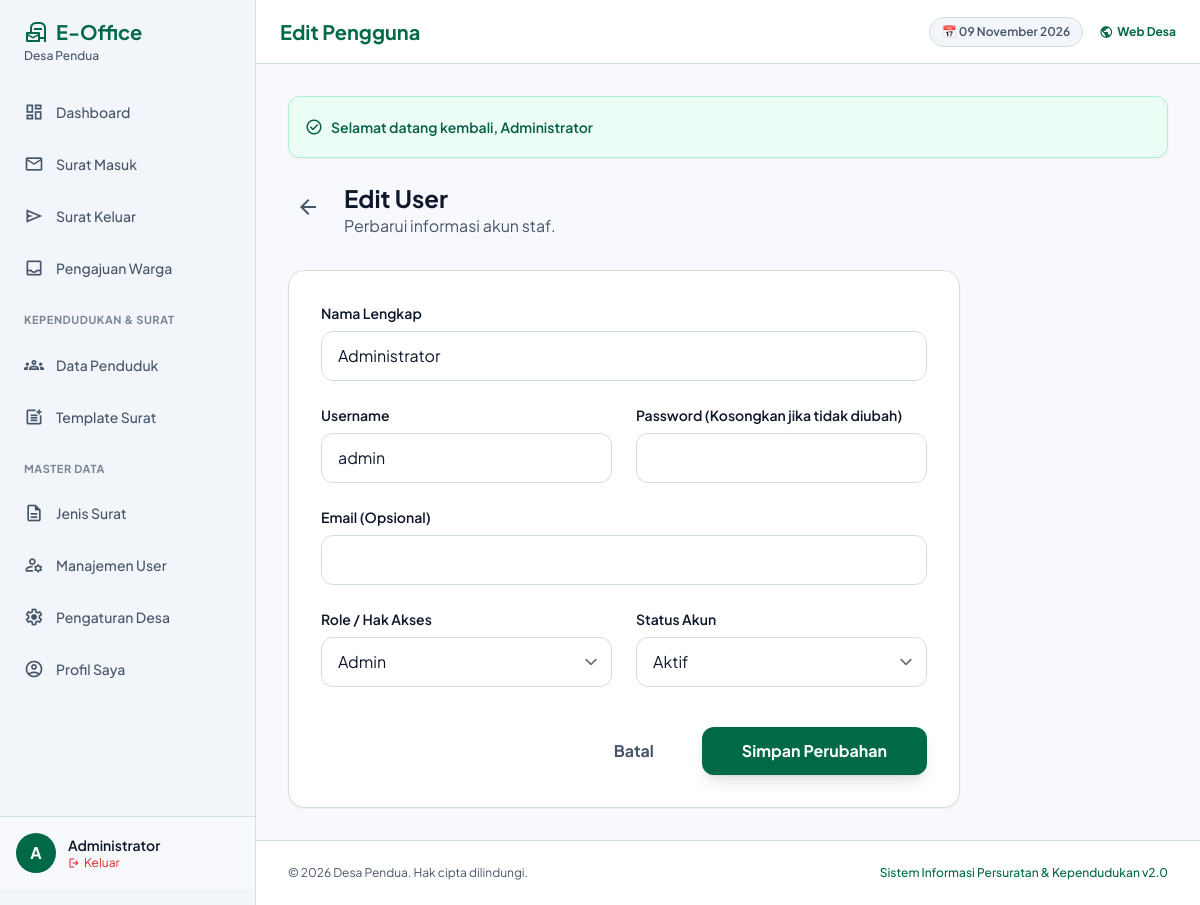
/admin/users/edit.php?id=1 (signed in), run on the app's committed database.
### tables this page shows
CREATE TABLE profil_desa (
    id INT PRIMARY KEY DEFAULT 1,
    nama VARCHAR(100) NOT NULL,
    alamat TEXT,
    telepon VARCHAR(20),
    email VARCHAR(100),
    logo VARCHAR(255),
    nama_kades VARCHAR(100),
    nip_kades VARCHAR(50)
);

CREATE TABLE pengguna (
    id INT AUTO_INCREMENT PRIMARY KEY,
    username VARCHAR(50) NOT NULL UNIQUE,
    password VARCHAR(255) NOT NULL,
    nama_lengkap VARCHAR(100) NOT NULL,
    email VARCHAR(100),
    peran_id INT,
    status ENUM('aktif', 'tidak_aktif') DEFAULT 'aktif',
    dibuat_pada TIMESTAMP DEFAULT CURRENT_TIMESTAMP,
    FOREIGN KEY (peran_id) REFERENCES peran(id)
);

CREATE TABLE peran (
    id INT AUTO_INCREMENT PRIMARY KEY,
    nama VARCHAR(50) NOT NULL
);

### includes/functions.php (called while the page is built, shortened)
<?php
require_once __DIR__ . '/../config/database.php';
function base_url($path = '') {
    $protocol = isset($_SERVER['HTTPS']) && $_SERVER['HTTPS'] === 'on' ? "https" : "http";
    $host = $_SERVER['HTTP_HOST'];
    $base = $protocol . "://" . $host . "/";
    return $base . ltrim($path, '/');
}
function get_flash() {
    if (isset($_SESSION['flash'])) {
        $flash = $_SESSION['flash'];
        return $flash;
    }
    return null;
}
function is_logged_in() {
    return isset($_SESSION['user_id']);
}
function get_village_profile() {
    global $pdo;
    $stmt = $pdo->query("SELECT * FROM profil_desa LIMIT 1");
    return $stmt->fetch();
}
function format_date($date) {
    $months = [
        1 => 'Januari', 'Februari', 'Maret', 'April', 'Mei', 'Juni',
        'Juli', 'Agustus', 'September', 'Oktober', 'November', 'Desember'
    ];
    $timestamp = strtotime($date);
    $d = date('d', $timestamp);
    $m = $months[(int)date('m', $timestamp)];
    $y = date('Y', $timestamp);
    return "$d $m $y";
}
?>

### admin/users/edit.php (the view, shortened to what this page needs)
<?php
$page_title = "Edit Pengguna";
require_once __DIR__ . '/../../includes/auth.php';
$id = isset($_GET['id']) ? (int)$_GET['id'] : 0;
$stmt = $pdo->prepare("SELECT * FROM pengguna WHERE id = ?");
$stmt->execute([$id]);
$user = $stmt->fetch();
$roles = $pdo->query("SELECT * FROM peran")->fetchAll();
require_once __DIR__ . '/../../includes/header.php';
require_once __DIR__ . '/../../includes/sidebar.php';
?>
<div class="mb-8 flex items-center gap-4">
    <a href="<?= base_url('admin/users/index.php') ?>" class="p-2 rounded-full hover:bg-surface-container-low transition-all">
        <span class="material-symbols-outlined text-on-surface-variant">arrow_back</span>
    </a>
    <div>
        <h2 class="text-2xl font-bold text-on-surface">Edit User</h2>
        <p class="text-on-surface-variant">Perbarui informasi akun staf.</p>
    </div>
</div>
<div class="max-w-2xl">
    <form action="" method="POST" class="bg-white rounded-2xl shadow-sm border border-outline-variant p-8 space-y-6">
        <div>
            <label for="full_name" class="block text-sm font-semibold mb-2">Nama Lengkap</label>
            <input type="text" name="full_name" id="full_name" required value="<?= $user['nama_lengkap'] ?>"
                class="w-full px-4 py-3 border border-outline-variant rounded-xl focus:ring-2 focus:ring-primary outline-none transition-all">
        </div>
        <div class="grid grid-cols-1 md:grid-cols-2 gap-6">
            <div>
                <label for="username" class="block text-sm font-semibold mb-2">Username</label>
                <input type="text" name="username" id="username" required value="<?= $user['username'] ?>"
                    class="w-full px-4 py-3 border border-outline-variant rounded-xl focus:ring-2 focus:ring-primary outline-none transition-all">
            </div>
            <div>
                <label for="password" class="block text-sm font-semibold mb-2">Password (Kosongkan jika tidak diubah)</label>
                <input type="password" name="password" id="password"
                    class="w-full px-4 py-3 border border-outline-variant rounded-xl focus:ring-2 focus:ring-primary outline-none transition-all">
            </div>
        </div>
        <div>
            <label for="email" class="block text-sm font-semibold mb-2">Email (Opsional)</label>
            <input type="email" name="email" id="email" value="<?= $user['email'] ?>"
                class="w-full px-4 py-3 border border-outline-variant rounded-xl focus:ring-2 focus:ring-primary outline-none transition-all">
        </div>
        <div class="grid grid-cols-1 md:grid-cols-2 gap-6">
            <div>
                <label for="role_id" class="block text-sm font-semibold mb-2">Role / Hak Akses</label>
                <select name="role_id" id="role_id" required class="w-full px-4 py-3 border border-outline-variant rounded-xl focus:ring-2 focus:ring-primary outline-none transition-all">
                    <?php foreach ($roles as $role): ?>
                        <option value="<?= $role['id'] ?>" <?= $user['peran_id'] == $role['id'] ? 'selected' : '' ?>><?= $role['nama'] ?></option>
                    <?php endforeach; ?>
                </select>
            </div>
            <div>
                <label for="status" class="block text-sm font-semibold mb-2">Status Akun</label>
                <select name="status" id="status" required class="w-full px-4 py-3 border border-outline-variant rounded-xl focus:ring-2 focus:ring-primary outline-none transition-all">
                    <option value="aktif" <?= $user['status'] === 'aktif' ? 'selected' : '' ?>>Aktif</option>
                </select>
            </div>
        </div>
        <div class="pt-4 flex justify-end gap-4">
            <a href="<?= base_url('admin/users/index.php') ?>" class="px-8 py-3 rounded-xl font-bold text-on-surface-variant hover:bg-surface-container-low transition-all">Batal</a>
            <button type="submit" class="bg-primary text-white px-10 py-3 rounded-xl font-bold hover:bg-primary-container transition-all shadow-lg active:scale-95">
                Simpan Perubahan
            </button>
        </div>
    </form>
</div>
<?php require_once __DIR__ . '/../../includes/footer.php'; ?>

### includes/sidebar.php (shortened to what this page needs)
<?php if (is_logged_in()): ?>
<aside id="admin-sidebar" class="h-screen w-64 fixed left-0 top-0 bg-surface-container-low border-r border-outline-variant shadow-lg md:shadow-none flex flex-col py-4 z-40 transform -translate-x-full md:translate-x-0 transition-transform duration-300 ease-in-out">
    <div class="px-6 mb-6 flex items-center justify-between">
        <div>
            <h1 class="text-xl text-primary font-bold flex items-center gap-2">
                <span class="material-symbols-outlined text-2xl">local_post_office</span> E-Office
            </h1>
            <p class="text-xs text-on-surface-variant font-medium"><?= htmlspecialchars(get_village_profile()['nama']) ?></p>
        </div>
    </div>
    <nav class="flex-1 space-y-1 overflow-y-auto px-3">
        <a class="flex items-center gap-3 px-3 py-2.5 rounded-xl font-medium text-sm text-on-surface-variant hover:bg-surface-container-high hover:text-primary transition-all" href="<?= base_url('admin/index.php') ?>">
            <span class="material-symbols-outlined text-xl">dashboard</span>
            Dashboard
        </a>
        <a class="flex items-center gap-3 px-3 py-2.5 rounded-xl font-medium text-sm text-on-surface-variant hover:bg-surface-container-high hover:text-primary transition-all" href="<?= base_url('admin/surat-masuk/index.php') ?>">
            <span class="material-symbols-outlined text-xl">mail</span>
            Surat Masuk
        </a>
        <a class="flex items-center gap-3 px-3 py-2.5 rounded-xl font-medium text-sm text-on-surface-variant hover:bg-surface-container-high hover:text-primary transition-all" href="<?= base_url('admin/surat-keluar/index.php') ?>">
            <span class="material-symbols-outlined text-xl">send</span>
            Surat Keluar
        </a>
        <a class="flex items-center gap-3 px-3 py-2.5 rounded-xl font-medium text-sm text-on-surface-variant hover:bg-surface-container-high hover:text-primary transition-all" href="<?= base_url('admin/pengajuan/index.php') ?>">
            <span class="material-symbols-outlined text-xl">inbox</span>
            Pengajuan Warga
        </a>
        <div class="pt-4 pb-2 px-3 text-[11px] font-bold text-on-surface-variant/70 uppercase tracking-wider">Kependudukan & Surat</div>
        <a class="flex items-center gap-3 px-3 py-2.5 rounded-xl font-medium text-sm text-on-surface-variant hover:bg-surface-container-high hover:text-primary transition-all" href="<?= base_url('admin/penduduk/index.php') ?>">
            <span class="material-symbols-outlined text-xl">groups</span>
            Data Penduduk
        </a>
        <a class="flex items-center gap-3 px-3 py-2.5 rounded-xl font-medium text-sm text-on-surface-variant hover:bg-surface-container-high hover:text-primary transition-all" href="<?= base_url('admin/surat/buat.php') ?>">
            <span class="material-symbols-outlined text-xl">post_add</span>
            Template Surat
        </a>
        <div class="pt-4 pb-2 px-3 text-[11px] font-bold text-on-surface-variant/70 uppercase tracking-wider">Master Data</div>
        <a class="flex items-center gap-3 px-3 py-2.5 rounded-xl font-medium text-sm text-on-surface-variant hover:bg-surface-container-high hover:text-primary transition-all" href="<?= base_url('admin/master/jenis-surat.php') ?>">
            <span class="material-symbols-outlined text-xl">description</span>
            Jenis Surat
        </a>
        <a class="flex items-center gap-3 px-3 py-2.5 rounded-xl font-medium text-sm text-on-surface-variant hover:bg-surface-container-high hover:text-primary transition-all" href="<?= base_url('admin/users/index.php') ?>">
            <span class="material-symbols-outlined text-xl">manage_accounts</span>
            Manajemen User
        </a>
        <a class="flex items-center gap-3 px-3 py-2.5 rounded-xl font-medium text-sm text-on-surface-variant hover:bg-surface-container-high hover:text-primary transition-all" href="<?= base_url('admin/settings/desa.php') ?>">
            <span class="material-symbols-outlined text-xl">settings</span>
            Pengaturan Desa
        </a>
        <a class="flex items-center gap-3 px-3 py-2.5 rounded-xl font-medium text-sm text-on-surface-variant hover:bg-surface-container-high hover:text-primary transition-all" href="<?= base_url('admin/profil.php') ?>">
            <span class="material-symbols-outlined text-xl">account_circle</span>
            Profil Saya
        </a>
    </nav>
    <div class="px-4 py-4 border-t border-outline-variant bg-white/40">
        <div class="flex items-center gap-3">
            <div class="w-10 h-10 rounded-full bg-primary flex items-center justify-center text-white font-bold shrink-0">
                <?= strtoupper(substr($_SESSION['full_name'] ?? 'A', 0, 1)) ?>
            </div>
            <div class="overflow-hidden flex-1">
                <p class="text-sm font-semibold truncate text-on-surface"><?= htmlspecialchars($_SESSION['full_name'] ?? 'User') ?></p>
                <a href="<?= base_url('logout.php') ?>" class="text-xs text-error hover:underline flex items-center gap-1">
                    <span class="material-symbols-outlined text-xs">logout</span> Keluar
                </a>
            </div>
        </div>
    </div>
</aside>
<main class="ml-0 md:ml-64 min-h-screen flex flex-col transition-all">
    <header class="w-full sticky top-0 z-20 bg-white/95 backdrop-blur-md border-b border-outline-variant flex justify-between items-center h-16 px-4 sm:px-6">
        <div class="flex items-center gap-3">
            <h2 class="text-lg sm:text-xl font-bold text-primary truncate"><?= $page_title ?? 'Dashboard' ?></h2>
        </div>
        <div class="flex items-center gap-4">
            <span class="hidden sm:inline-block text-xs font-semibold px-3 py-1.5 rounded-full bg-surface-container-low text-on-surface-variant border border-outline-variant">
                📅 <?= format_date(date('Y-m-d')) ?>
            </span>
            <a href="<?= base_url() ?>" target="_blank" class="text-xs font-bold text-primary hover:underline flex items-center gap-1" title="Lihat Website">
                <span class="material-symbols-outlined text-sm">public</span> Web Desa
            </a>
        </div>
    </header>
    <div class="p-4 sm:p-6 lg:p-8 flex-1">
        <?php $flash = get_flash(); if ($flash): ?>
            <div class="mb-6 p-4 rounded-xl shadow-sm border <?= $flash['type'] === 'success' ? 'bg-emerald-50 text-emerald-800 border-emerald-200' : 'bg-red-50 text-red-800 border-red-200' ?> flex items-center justify-between">
                <div class="flex items-center gap-2">
                    <span class="material-symbols-outlined text-lg"><?= $flash['type'] === 'success' ? 'check_circle' : 'error' ?></span>
                    <span class="text-sm font-semibold"><?= $flash['message'] ?></span>
                </div>
            </div>
        <?php endif; ?>
<?php endif; ?>

### includes/footer.php (shortened to what this page needs)
<?php if (is_logged_in()): ?>
    </div>
    <footer class="mt-auto border-t border-outline-variant bg-white py-4 sm:py-6 px-4 sm:px-8">
        <div class="flex flex-col sm:flex-row justify-between items-center gap-2 text-xs text-on-surface-variant">
            <p>&copy; <?= date('Y') ?> <?= htmlspecialchars(get_village_profile()['nama']) ?>. Hak cipta dilindungi.</p>
            <p class="font-medium text-primary">Sistem Informasi Persuratan & Kependudukan v2.0</p>
        </div>
    </footer>
</main>
<?php endif; ?>
</body>
</html>

### includes/header.php (style rules this page uses)
body { font-family: 'Plus Jakarta Sans', 'Inter', sans-serif; -webkit-tap-highlight-color: transparent; }
.material-symbols-outlined { font-variation-settings: 'FILL' 0, 'wght' 400, 'GRAD' 0, 'opsz' 24; }

### data on the page
profil_desa: nama "Desa Pendua"
pengguna: full_name "Administrator", username "admin", role_id "Admin", status "Aktif"

### other printed values
substr($_SESSION['full_name'] ?? 'A', 0, 1) "A"
$_SESSION['full_name'] "Administrator"
$page_title "Edit Pengguna"
$flash['message'] "Selamat datang kembali, Administrator"
